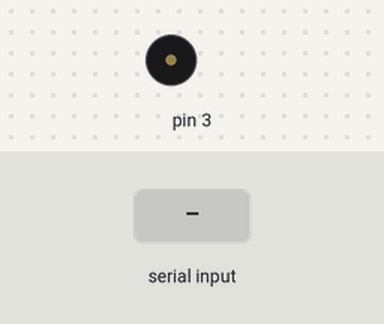
The sketch below on a simulated Arduino Uno, built with avr-gcc and run on an emulated ATmega328P. On the bench: buzzer (waves = sounding). The test bench sets the inputs (shaded band).

Above: at 1.2 s.
1.3 s: "90,45\n" received over Serial
At 2.1 s:
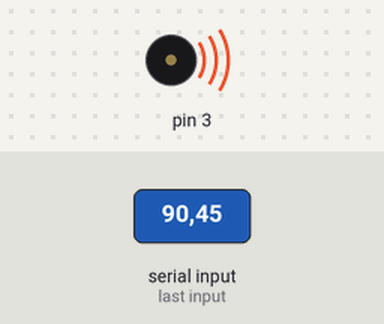
Timing chart, 0 to 4.3 s (numbered marks = the images above; inputs shaded):
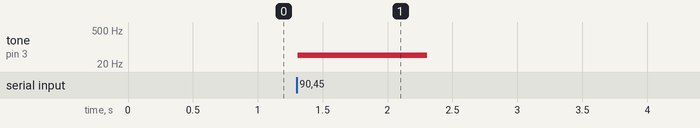

The sketch:

arduino_tone.ino
```cpp
void setup()
{
  Serial.begin(9600);
}

void loop()
{
  int frequency = 0;
  if (Serial.available() > 0)
  {
    frequency = Serial.parseInt();
    tone(3, frequency, 1000);
  }
}
```

Measured:
- after the input at 1.3 s, tone on pin 3: silent → 45 Hz at once, → silent 1.0 s later
